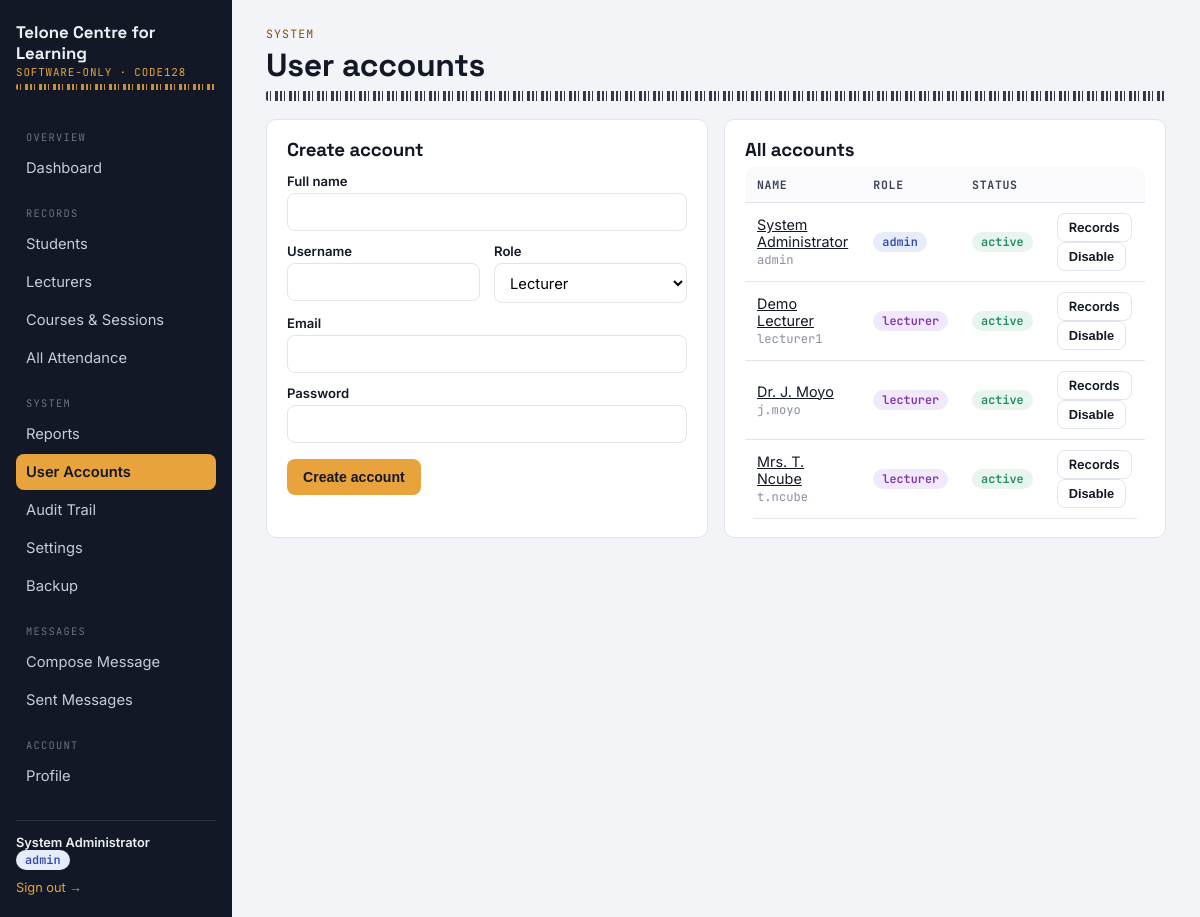
The app's page /users (signed in) with its own data.
### tables this page shows
CREATE TABLE users (
    id            INTEGER PRIMARY KEY AUTOINCREMENT,
    username      TEXT NOT NULL UNIQUE,
    password_hash TEXT NOT NULL,
    full_name     TEXT NOT NULL,
    email         TEXT,
    role          TEXT NOT NULL CHECK (role IN ('admin', 'lecturer')),
    is_active     INTEGER NOT NULL DEFAULT 1,
    created_at    TEXT NOT NULL DEFAULT (datetime('now'))
);

### app.py (the view, shortened to what this page needs)
@app.route("/users", methods=["GET", "POST"])
@role_required("admin")
def users_list():
    db = get_db()
    rows = db.execute("SELECT * FROM users ORDER BY role, full_name").fetchall()
    db.close()
    return render_template("users.html", users=rows)

### app.py (called while the page is built, shortened)
def role_required(*roles):
    def decorator(view):
        @wraps(view)
        def wrapped(*args, **kwargs):
            if "role" not in session:
                return redirect(url_for("login", next=request.path))
            if session.get("role") not in roles:
                abort(403)
            return view(*args, **kwargs)
        return wrapped
    return decorator

@app.context_processor
def inject_user():
    return {
        "current_user": {
            "id": session.get("user_id") or session.get("student_id"),
            "name": session.get("full_name"),
            "role": session.get("role"),
        },
        "institution_name": get_setting("institution_name", "Attendance Ledger"),
    }

def _unread_message_count():
    role = session.get("role")
    if role == "lecturer":
        rid = session.get("user_id")
        rtype = "lecturer"
    elif role == "student":
        rid = session.get("student_id")
        rtype = "student"
    else:
        return 0

@app.context_processor
def inject_unread_count():
    return {"unread_message_count": _unread_message_count()}

### database.py (called while the page is built)
def get_db():
    conn = sqlite3.connect(DB_PATH)
    conn.row_factory = sqlite3.Row
    conn.execute("PRAGMA foreign_keys = ON")
    return conn

def get_setting(key, default=None):
    conn = get_db()
    row = conn.execute("SELECT value FROM settings WHERE key=?", (key,)).fetchone()
    conn.close()
    if row is not None:
        return row["value"]
    return DEFAULT_SETTINGS.get(key, default)

### templates/users.html (shortened to what this page needs)
{% extends "base.html" %}
{% block content %}
<span class="eyebrow">System</span>
<h1>User accounts</h1>
<div class="barcode-rule"></div>
<div class="grid cols-2">
  <div class="card">
    <h3>Create account</h3>
    <form method="post">
      <label for="full_name">Full name</label>
      <input type="text" id="full_name" name="full_name" required>
      <div class="field-row">
        <div>
          <label for="username">Username</label>
          <input type="text" id="username" name="username" required>
        </div>
        <div>
          <label for="role">Role</label>
          <select name="role" id="role">
            <option value="lecturer">Lecturer</option>
          </select>
        </div>
      </div>
      <label for="email">Email</label>
      <input type="email" id="email" name="email">
      <label for="password">Password</label>
      <input type="password" id="password" name="password" required>
      <button class="btn accent" type="submit" style="margin-top:16px;">Create account</button>
    </form>
  </div>
  <div class="card">
    <h3>All accounts</h3>
    <div class="table-wrap" style="border:none;">
      <table>
        <thead><tr><th>Name</th><th>Role</th><th>Status</th><th></th></tr></thead>
        <tbody>
        {% for u in users %}
          <tr>
            <td><a href="{{ url_for('user_detail', user_id=u.id) }}">{{ u.full_name }}</a><br><span class="mono" style="color:#8a90a3; font-size:0.76rem;">{{ u.username }}</span></td>
            <td><span class="badge {{ u.role }}">{{ u.role }}</span></td>
            <td><span class="badge {{ 'active' if u.is_active else 'inactive' }}">{{ 'active' if u.is_active else 'disabled' }}</span></td>
            <td>
              <a class="btn small ghost" href="{{ url_for('user_detail', user_id=u.id) }}">Records</a>
              <form method="post" action="{{ url_for('user_toggle', user_id=u.id) }}" style="display:inline;">
                <button class="btn small ghost" type="submit">{{ 'Disable' if u.is_active else 'Enable' }}</button>
              </form>
            </td>
          </tr>
        {% endfor %}
        </tbody>
      </table>
    </div>
  </div>
</div>
{% endblock %}

### templates/base.html (shortened to what this page needs)
<!DOCTYPE html>
<html lang="en">
<head>
<link rel="stylesheet" href="{{ url_for('static', filename='css/style.css') }}">
</head>
<body>
{% if current_user.id %}
<div class="app">
  <aside class="sidebar">
    <div class="brand">{{ institution_name }}
      <small>SOFTWARE-ONLY · CODE128</small>
    </div>
    <div class="barcode-rule accent" style="height:6px;"></div>
    <nav class="nav">
      {% if current_user.role == 'admin' %}
        <span class="section-label">Overview</span>
        <a href="{{ url_for('admin_dashboard') }}" class="{{ 'active' if request.endpoint=='admin_dashboard' }}">Dashboard</a>
        <span class="section-label">Records</span>
        <a href="{{ url_for('students_list') }}" class="{{ 'active' if request.endpoint in ['students_list','student_add','student_detail'] }}">Students</a>
        <a href="{{ url_for('lecturers_list') }}" class="{{ 'active' if request.endpoint in ['lecturers_list','user_detail'] }}">Lecturers</a>
        <a href="{{ url_for('courses_list') }}" class="{{ 'active' if request.endpoint in ['courses_list','course_sessions'] }}">Courses &amp; Sessions</a>
        <a href="{{ url_for('attendance_all') }}" class="{{ 'active' if request.endpoint=='attendance_all' }}">All Attendance</a>
        <span class="section-label">System</span>
        <a href="{{ url_for('reports') }}" class="{{ 'active' if request.endpoint in ['reports','reports_generate'] }}">Reports</a>
        <a href="{{ url_for('users_list') }}" class="{{ 'active' if request.endpoint=='users_list' }}">User Accounts</a>
        <a href="{{ url_for('audit_log_view') }}" class="{{ 'active' if request.endpoint=='audit_log_view' }}">Audit Trail</a>
        <a href="{{ url_for('settings_page') }}" class="{{ 'active' if request.endpoint=='settings_page' }}">Settings</a>
        <a href="{{ url_for('backup_page') }}" class="{{ 'active' if request.endpoint in ['backup_page','backup_download'] }}">Backup</a>
        <span class="section-label">Messages</span>
        <a href="{{ url_for('messages_compose') }}" class="{{ 'active' if request.endpoint=='messages_compose' }}">Compose Message</a>
        <a href="{{ url_for('messages_sent') }}" class="{{ 'active' if request.endpoint=='messages_sent' }}">Sent Messages</a>
      {% endif %}
      <span class="section-label">Account</span>
      <a href="{{ url_for('profile') }}" class="{{ 'active' if request.endpoint=='profile' }}">Profile</a>
    </nav>
    <div class="sidebar-foot">
      <div class="who">{{ current_user.name }}</div>
      <span class="badge {{ current_user.role }}">{{ current_user.role }}</span>
      <form action="{{ url_for('logout') }}" method="get" style="margin-top:10px;">
        <button type="submit">Sign out →</button>
      </form>
    </div>
  </aside>
  <main class="main">
    {% block content %}{% endblock %}
  </main>
</div>
{% else %}
  {% block content_bare %}{% endblock %}
{% endif %}
</body>
</html>

### records on screen
users: name "System Administrator", full_name "System Administrator", username "admin", role "admin", is_active "active", is_active "Disable"
users: full_name "Demo Lecturer", username "lecturer1", role "lecturer", is_active "active", is_active "Disable"
users: full_name "Dr. J. Moyo", username "j.moyo", role "lecturer", is_active "active", is_active "Disable"
users: full_name "Mrs. T. Ncube", username "t.ncube", role "lecturer", is_active "active", is_active "Disable"

### other values on screen
{{ institution_name }} "Telone Centre for Learning"
{{ current_user.role }} "admin"
